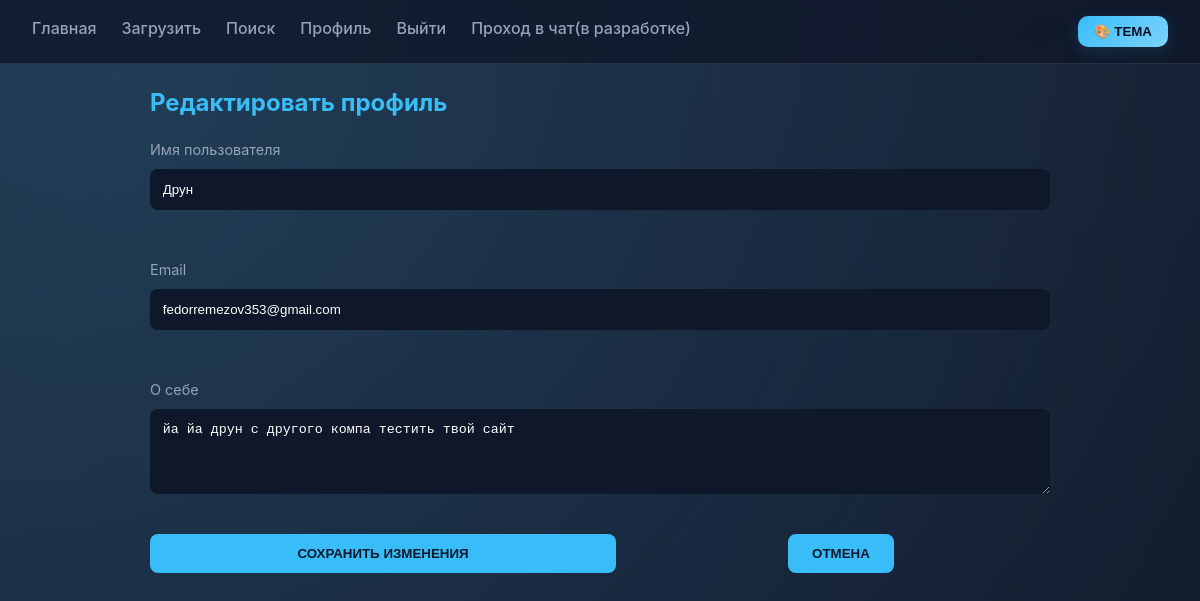
The page /profile/edit (signed in) on the database its author committed.
### models.py (models this page shows, shortened)
class User(site.Model, UserMixin ):
    id = site.Column(site.Integer, primary_key=True)
    username = site.Column(site.String(20), unique=True, nullable=False)
    email = site.Column(site.String(120), unique=True, nullable=False)
    image_file = site.Column(site.String(20), nullable=False, default='default.jpg')
    password = site.Column(site.String(60), nullable=False)
    bio = site.Column(site.Text, nullable=True, default='')
    avatar = site.Column(site.String(255), nullable=False, default='default_avatar.png')
    two_factor_enabled = site.Column(site.Boolean, default=False)
    two_factor_secret = site.Column(site.String(32), nullable=True)
    theme = site.Column(site.String(50), default="default")
    custom_accent = site.Column(site.String(20), nullable=True)
    custom_bg = site.Column(site.String(20), nullable=True)
    custom_container = site.Column(site.String(20), nullable=True)
    role = site.Column(site.String(20), default="user")
    is_blocked = site.Column(site.Boolean, default=False)
    created_at = site.Column(site.DateTime, default=datetime.utcnow)

### app.py (the view, shortened to what this page needs)
    @app.route('/profile/edit', methods=['GET', 'POST'])
    @login_required
    def edit_profile():
        return render_template('edit_profile.html', user=current_user)

### templates/edit_profile.html (shortened to what this page needs)
{% extends "base.html" %}
{% block content %}
<div class="profile-container">
    <div class="profile-header">
        <h2 style="color: var(--accent-color); margin-bottom: 1rem;">Редактировать профиль</h2>
        <form method="POST" style="display: flex; flex-direction: column; gap: 1.5rem;">
            <div style="display: flex; flex-direction: column; gap: 0.5rem;">
                <label style="color: var(--text-muted); font-size: 0.9rem;">Имя пользователя</label>
                <input type="text" name="username" value="{{ user.username }}" required
                       style="background: var(--bg-color); border: 1px solid var(--border-color); color: var(--text-color); padding: 0.8rem; border-radius: 8px;">
            </div>
            <div style="display: flex; flex-direction: column; gap: 0.5rem;">
                <label style="color: var(--text-muted); font-size: 0.9rem;">Email</label>
                <input type="email" name="email" value="{{ user.email }}" required
                       style="background: var(--bg-color); border: 1px solid var(--border-color); color: var(--text-color); padding: 0.8rem; border-radius: 8px;">
            </div>
            <div style="display: flex; flex-direction: column; gap: 0.5rem;">
                <label style="color: var(--text-muted); font-size: 0.9rem;">О себе</label>
                <textarea name="bio" rows="4"
                          style="background: var(--bg-color); border: 1px solid var(--border-color); color: var(--text-color); padding: 0.8rem; border-radius: 8px; resize: vertical;">{{ user.bio }}</textarea>
            </div>
            <div style="display: flex; gap: 1rem; margin-top: 1rem;">
                <button type="submit" class="stat-card" style="cursor: pointer; flex: 1; border: none; background: var(--accent-color); color: var(--bg-color); font-weight: bold;">
                    Сохранить изменения
                </button>
                <a href="{{ url_for('profile', user_id=user.id) }}" class="stat-card" style="flex: 1; text-align: center; text-decoration: none;">
                    <button type="submit" class="stat-card" style="cursor: pointer; flex: 1; border: none; background: var(--accent-color); color: var(--bg-color); font-weight: bold;">
                    Отмена
                </button>
                </a>
            </div>
        </form>
    </div>
</div>
{% endblock %}

### static/css/styles.css (style rules this page uses)
:root { --bg-color: #0b1120; --container-bg: rgba(30, 41, 59, 0.7); --accent-color: #38bdf8; --accent-dark: rgba(56, 189, 248, 0.15); --accent-hover: #7dd3fc; --text-main: #f1f5f9; --text-muted: #94a3b8; --error: #ef4444; --success: #22c55e; --glass-border: rgba(255, 255, 255, 0.027); --nav-bg: rgba(15, 23, 42, 0.8); --body-gradient-start: #1e293b; --body-gradient-end: #0b1120; --btn-view-bg: #4f7cff; --btn-view-text: #ffffff; }
* { transition: background 0.6s ease, background-color 0.6s ease, color 0.6s ease, border-color 0.6s ease, box-shadow 0.6s ease; }
body { font-family: 'Inter', 'Segoe UI', system-ui, sans-serif; background: linear-gradient( -45deg, var(--body-gradient-start), var(--body-gradient-end), var(--bg-color), var(--body-gradient-start) ); background-size: 400% 400%; animation: gradientMove 60s ease infinite; background-attachment: fixed; color: var(--text-main); margin: 0; line-height: 1.6; overflow-x: hidden; }
h1, h2, h3 { color: var(--accent-color); }
form { padding: 0; width: 100%; max-width: 100%; }
input[type="text"], input[type="password"], input[type="email"], input[type="file"] { width: 100%; padding: 10px; margin-bottom: 1.5rem; border-radius: 6px; border: 1px solid #334155; background: #0f172a; color: white; box-sizing: border-box; }
button, .btn { color: #0f172a; border: none; padding: 12px 24px; border-radius: 8px; font-weight: 700; cursor: pointer; transition: all 0.3s ease; text-transform: uppercase; }
body, h1, h2, h3, p, ul { margin: 0; padding: 0; }
:root[data-theme="default"] { --bg-color: #0f172a; --container-bg: rgba(255,255,255,0.05); --nav-bg: rgba(15,23,42,0.8); --accent-color: #38bdf8; --text-main: #ffffff; --text-muted: #94a3b8; --glass-border: rgba(255,255,255,0.1); --moving-light: rgba(56,189,248,0.15); }
body::before { content: ""; position: fixed; top: -50%; left: -50%; width: 200%; height: 200%; background: radial-gradient( circle at 30% 30%, var(--accent-dark), transparent 60% ); animation: floatingGlow 35s linear infinite; pointer-events: none; z-index: -1; }

### rows shown on the page
User: username "Друн", email "fedorremezov353@gmail.com", bio "йа йа друн с другого компа тестить твой сайт"
